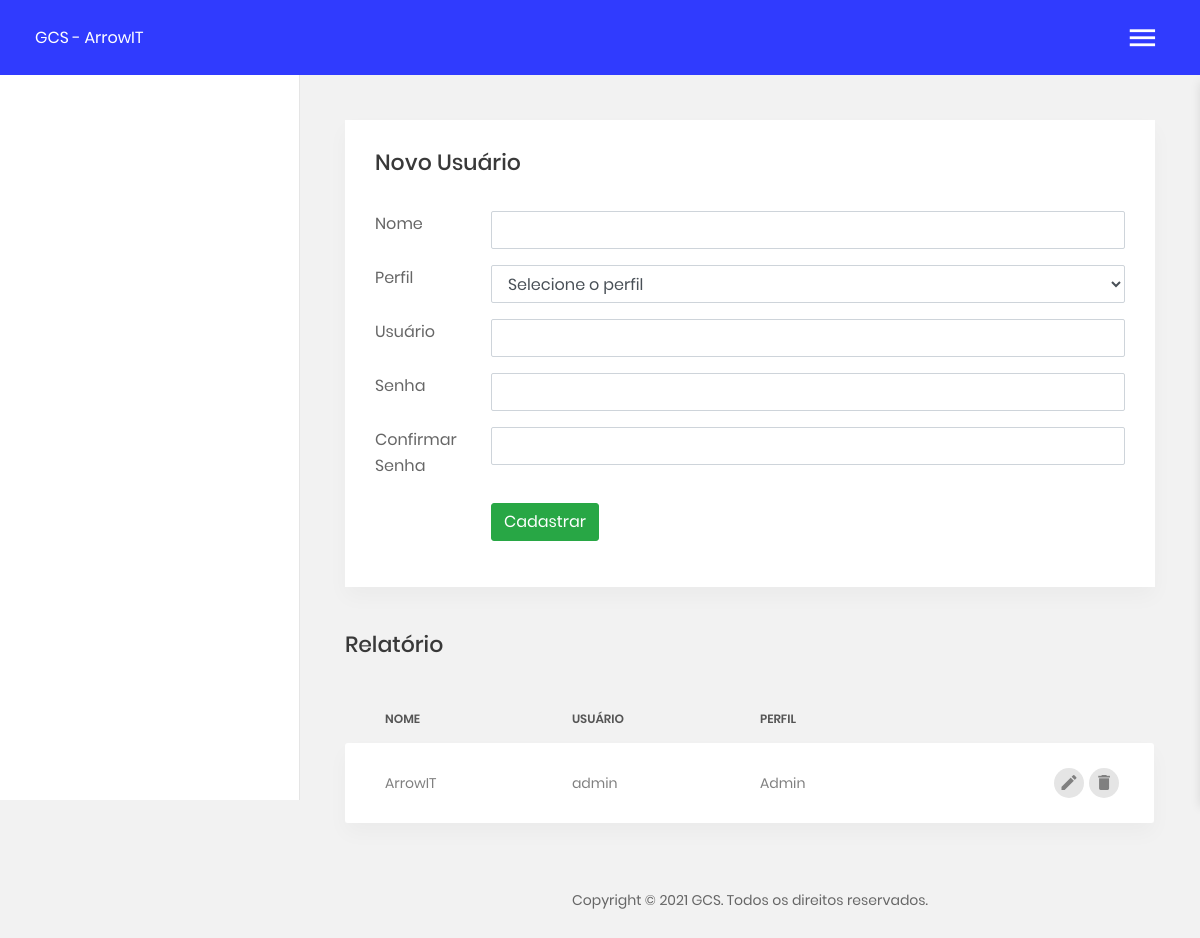
Screenshot of /gcs/ait_usuarios.php with the database file from the repository.
### tables this page shows
CREATE TABLE `ait_usuarios` (
  `id_usuario` int(11) NOT NULL,
  `nome` varchar(100) DEFAULT NULL,
  `id_perfil` tinyint(2) DEFAULT NULL,
  `login` varchar(50) DEFAULT NULL,
  `password` varchar(50) DEFAULT NULL,
  `data_cadastro` datetime DEFAULT NULL,
  `quem_cadastrou` int(11) DEFAULT NULL,
  `ip_cadastro` varchar(50) DEFAULT NULL
);

### gcs/ait_usuarios.php (the view, shortened to what this page needs)
<?php
  include('header.php');
?>
<section class="m-t-45 m-b-40">
  <div class="section__content section__content--p30">
    <div class="container-fluid">
      <div class="pe-box">
        <div class="row">
          <div class="col-lg-12">
            <h3 class="title-5 m-b-35">Novo Usuário</h3>
            <form id="form" name="form" action="" method="post" enctype="multipart/form-data" class="form-horizontal">
              <div class="row form-group">
                <div class="col col-md-3">
                  <label for="text-input" class="form-control-label">Nome</label>
                </div>
                <div class="col-12 col-md-9">
                  <input type="text" id="nome" name="nome" class="form-control" />
                </div>
              </div>
              <div class="row form-group">
                <div class="col col-md-3">
                  <label for="text-input" class="form-control-label">Perfil</label>
                </div>
                <div class="col-12 col-md-9">
                  <select name="id_perfil" id="id_perfil" class="form-control">
                      <option value="0">Selecione o perfil</option>
                  </select>
                </div>
              </div>
              <div class="row form-group">
                <div class="col col-md-3">
                  <label for="text-input" class="form-control-label">Usuário</label>
                </div>
                <div class="col-12 col-md-9">
                  <input type="text" id="usuario" name="usuario" class="form-control" />
                </div>
              </div>
              <div class="row form-group">
                <div class="col col-md-3">
                  <label for="text-input" class="form-control-label">Senha</label>
                </div>
                <div class="col-12 col-md-9">
                  <input type="password" id="senha" name="senha" class="form-control" />
                </div>
              </div>
              <div class="row form-group">
                <div class="col col-md-3">
                  <label for="text-input" class="form-control-label">Confirmar Senha</label>
                </div>
                <div class="col-12 col-md-9">
                  <input type="password" id="confirmarsenha" name="confirmarsenha" class="form-control" />
                </div>
              </div>
              <div class="row form-group">
                <div class="col col-md-3"></div>
                <div class="col-12 col-md-9">
                  <button type="button" onclick="acaoUsuarios('1', '', '1');" class="btn btn-success btn-md"> Cadastrar</button>
                </div>
              </div>
            </form>
          </div>
        </div>
      </div>
    </div>
  </div>
</section>
<section class="m-b-40 m-t-45">
  <div class="section__content section__content--p30">
    <div class="container-fluid">
      <div class="row">
        <div class="col-md-12">
          <h3 class="title-5 m-b-35">Relatório</h3>
          <div class="table-responsive table-responsive-data2">
            <table class="table table-data2">
              <thead>
                <tr>
                  <th>Nome</th>
                  <th>Usuário</th>
                  <th>Perfil</th>
                  <th></th>
                </tr>
              </thead>
              <tbody>
                <?
                  $sql = "SELECT id_usuario, nome, login, id_perfil
                  FROM ait_usuarios
                  WHERE 1
                  ORDER BY id_usuario DESC";
                  $rs = mysqli_query($con, $sql);
                  while($row = mysqli_fetch_array($rs)){
                    $id_user = $row["id_usuario"];
                    $nome = $row["nome"];
                    $login = $row["login"];
                    $id_perfil = $row["id_perfil"];
                    if($id_perfil==1){
                      $nomeperfil = "Admin";
                    }else if($id_perfil==2){
                      $nomeperfil = "Editor";
                    }
                ?>
                <tr class="tr-shadow">
                  <td><?=$nome?></td>
                  <td><?=$login?></td>
                  <td><?=$nomeperfil?></td>
                  <td>
                    <div class="table-data-feature">
                      <span class="item" data-toggle="tooltip" data-placement="top" title="Editar">
                        <button data-toggle="modal" data-target="#mediumModal<?=$id_user?>">
                          <i class="zmdi zmdi-edit"></i>
                        </button>
                      </span>
                      <button class="item" data-toggle="tooltip" data-placement="top" title="Excluir" onclick="acaoUsuarios('3', <?=$id_user?>, '1');">
                        <i class="zmdi zmdi-delete"></i>
                      </button>
                    </div>
                  </td>
                </tr>
                <tr class="spacer"></tr>
                <?}?>
              </tbody>
            </table>
          </div>
        </div>
      </div>
    </div>
  </div>
</section>
<?php include('footer.php'); ?>

### rows the page displays
ait_usuarios: nome "ArrowIT", login "admin", id_perfil "Admin"
